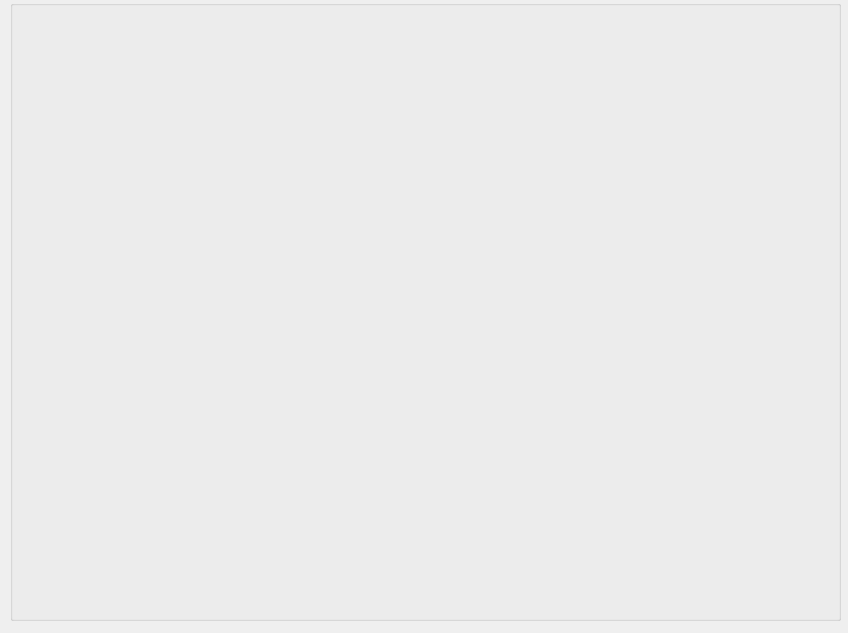
<?xml version="1.0" encoding="UTF-8"?>
<ui version="4.0">
 <class>single_view</class>
 <widget class="QWidget" name="single_view">
  <property name="geometry">
   <rect>
    <x>0</x>
    <y>0</y>
    <width>848</width>
    <height>633</height>
   </rect>
  </property>
  <property name="windowTitle">
   <string>Form</string>
  </property>
  <widget class="QGroupBox" name="single_view_box">
   <property name="geometry">
    <rect>
     <x>10</x>
     <y>0</y>
     <width>831</width>
     <height>621</height>
    </rect>
   </property>
   <property name="title">
    <string/>
   </property>
  </widget>
 </widget>
 <resources/>
 <connections/>
</ui>
